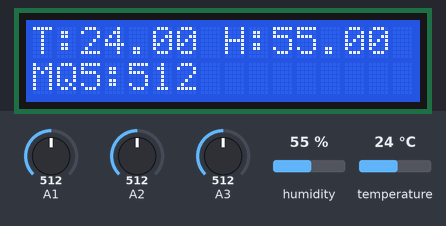
Recording of a sketch running on a simulated Arduino Uno, built with avr-gcc and run on an emulated ATmega328P. On the bench: 16×2 character LCD. The test bench sets the inputs (shaded band); at power-on: humidity 55 %, A1 = 512, temperature 24 °C, A2 = 512, A3 = 512. The modem accepts every AT command (registered, SIM ready, sends succeed) and sends nothing else; what the sketch prints to the serial monitor is not drawn.

Above: at 1.2 s.
1.3 s: humidity set to 22 %
At 13.4 s:
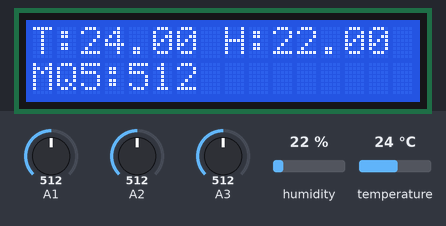
14.3 s: A1 set to 716
At 26.8 s:
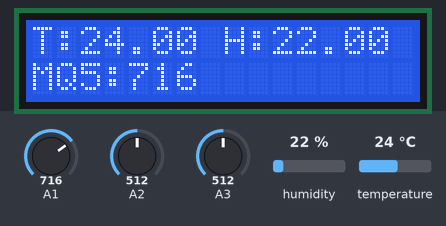
27.1 s: temperature set to 12 °C
At 39.2 s:
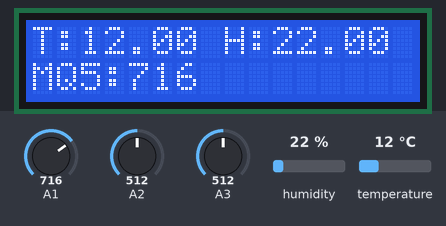
39.8 s: A1 set to 992
At 51.5 s:
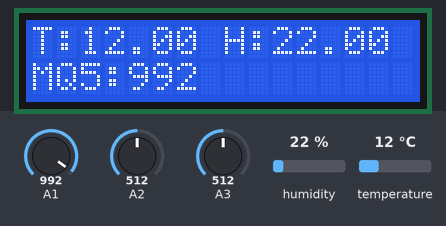
52.5 s: humidity set to 40 %
At 64.9 s:
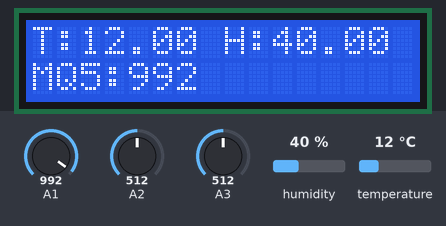
65.3 s: A1 set to 306
At 77.2 s:
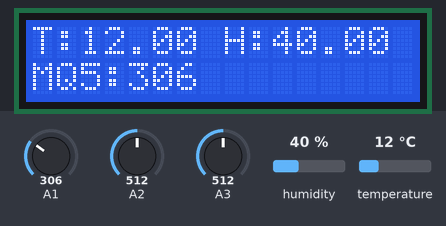
Timing chart, 0 to 78.7 s (numbered marks = the images above; inputs shaded):
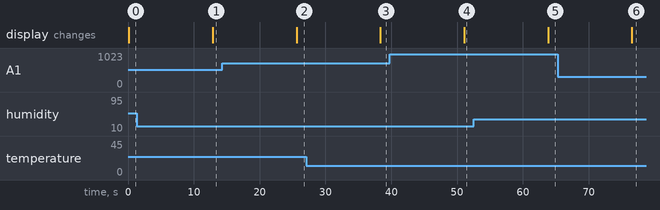

The sketch:

pollution_monitoring_system.ino
```cpp
#include <SoftwareSerial.h>
#include <DHT.h>
#include <LiquidCrystal.h>

#define DHTPIN A0
#define DHTTYPE DHT11

DHT dht(DHTPIN, DHTTYPE);

// ESP8266
SoftwareSerial esp(5, 6);

// LCD
LiquidCrystal lcd(12, 11, 7, 8, 9, 10);

// Sensors
int mq5, mq135, dust;
float temp, hum;

// API Key
String apiKey = "SFPULLIHJM7VIPCU";

void setup() {
  Serial.begin(9600);
  esp.begin(9600);
  dht.begin();

  lcd.begin(16, 2);
}

void loop() {

  hum = dht.readHumidity();
  temp = dht.readTemperature();

  mq5 = analogRead(A1);
  mq135 = analogRead(A3);
  dust = analogRead(A2);

  Serial.println("MQ5  MQ135  TEMP  HUM  DUST");

  Serial.print(mq5);
  Serial.print("    ");
  Serial.print(mq135);
  Serial.print("    ");
  Serial.print(temp);
  Serial.print("    ");
  Serial.print(hum);
  Serial.print("    ");
  Serial.println(dust);

  Serial.println("-----------------------------");

  // 🔹 FAST LCD UPDATE
  lcd.setCursor(0, 0);
  lcd.print("T:");
  lcd.print(temp);
  lcd.print(" H:");
  lcd.print(hum);
  lcd.print("   ");

  lcd.setCursor(0, 1);
  lcd.print("MQ5:");
  lcd.print(mq5);
  lcd.print("   ");

  delay(500);  // reduced from 2000 → 500 ms

  // 🔹 ESP (reduced delays safely)
  esp.println("AT+CIPSTART=\"TCP\",\"184.106.153.149\",80");
  delay(1500);

  String data = "GET /update?api_key=" + apiKey +
                "&field1=" + String(mq5) +
                "&field2=" + String(temp) +
                "&field3=" + String(hum) +
                "&field4=" + String(mq135) +
                "&field5=" + String(dust) + "\r\n\r\n";

  esp.print("AT+CIPSEND=");
  esp.println(data.length());
  delay(1000);

  esp.print(data);
  delay(1500);

  esp.println("AT+CIPCLOSE");

  delay(8000);  // reduced from 16000 → 8000
}
```

Measured:
- after the input at 1.3 s, the display: changes after 11.6 s (image 1)
- after the input at 14.3 s, the display: changes after 11.3 s (image 2)
- after the input at 27.1 s, the display: changes after 11.2 s (image 3)
- after the input at 39.8 s, the display: changes after 11.3 s (image 4)
- after the input at 52.5 s, the display: changes after 11.3 s (image 5)
- after the input at 65.3 s, the display: changes after 11.3 s (image 6)
